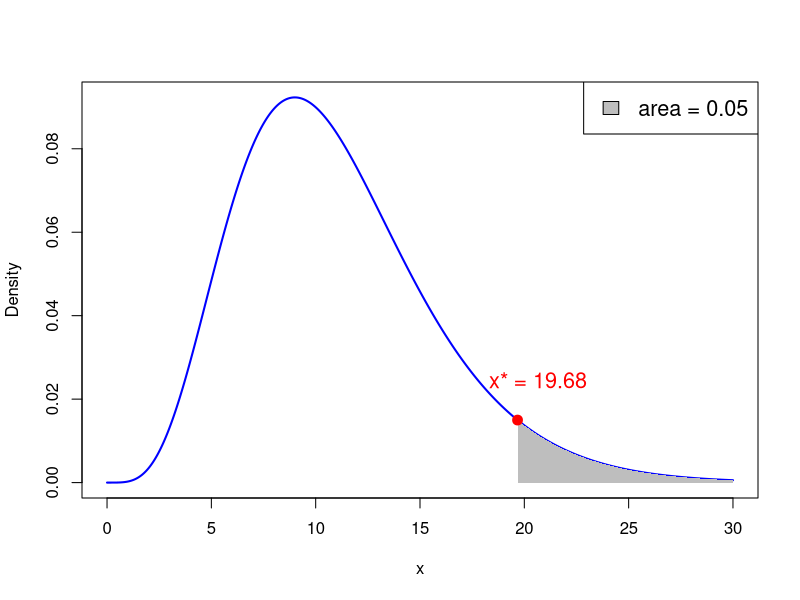
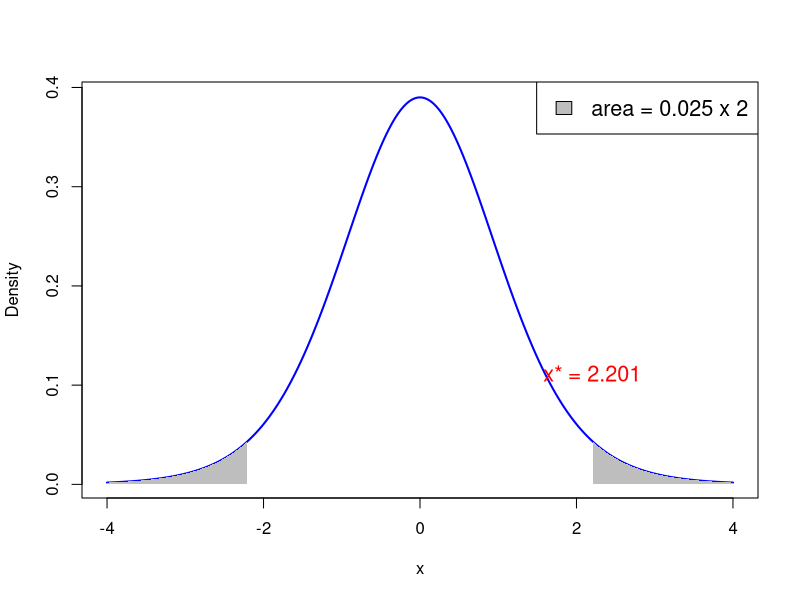

Generate these figures, in order, with R:
## ---- chunk 1
# Degrees of freedom
df <- 11

# Values for x-axis
x <- seq(0, 30, length.out = 1000)  # Adjust the range according to chi-squared distribution

# Calculate PDF of chi-squared distribution
pdf <- dchisq(x, df)

# Plot PDF
plot(x, pdf, type = "l", col = "blue", lwd = 2, xlab = "x", ylab = "Density")


# Shade area where p-value > 0.95
x_fill_right <- x[x >= qchisq(0.95, df)]
y_fill_right <- pdf[x >= qchisq(0.95, df)]
polygon(c(x_fill_right, rev(x_fill_right)), c(y_fill_right, rep(0, length(y_fill_right))), col = "gray", border = NA)

# Add critical value for 0.95 quantile
x_star <- qchisq(0.95, df)
points(x_star, dchisq(x_star, df), col = "red", pch = 19, cex = 1.3)

# Add text above x_star containing its value
text(x_star * 1.05, dchisq(x_star, df) * 1.35, paste("x* =", round(x_star, 2)), pos = 3, col = "red", cex = 1.3)

# Add legend
legend("topright", legend = c("area = 0.05"), fill = "gray", cex = 1.3)

## ---- chunk 2
# Degrees of freedom
df <- 11

# Values for x-axis
x <- seq(-4, 4, length.out = 1000)

# Calculate PDF of t-distribution
pdf <- dt(x, df)

# Plot PDF
plot(x, pdf, type = "l", col = "blue", lwd = 2, xlab = "x", ylab = "Density")

# Shade area where p-value < 0.025
x_fill_left <- x[x <= qt(0.025, df)]
y_fill_left <- pdf[x <= qt(0.025, df)]
polygon(c(x_fill_left, rev(x_fill_left)), c(y_fill_left, rep(0, length(y_fill_left))), col = "gray", border = NA)

# Shade area where p-value > 0.975
x_fill_right <- x[x >= qt(0.975, df)]
y_fill_right <- pdf[x >= qt(0.975, df)]
polygon(c(x_fill_right, rev(x_fill_right)), c(y_fill_right, rep(0, length(y_fill_right))), col = "gray", border = NA)

# Add critical value on plot
text(qt(0.975, df), dt(qt(0.975, df), df) + 0.05, paste("x* =", round(qt(0.975, df), 4)), pos = 3, col = "red", cex = 1.3, adj = c(5.5, 4.5))

# Add legend
legend("topright", legend = c("area = 0.025 x 2"), fill = "gray", cex = 1.3)


